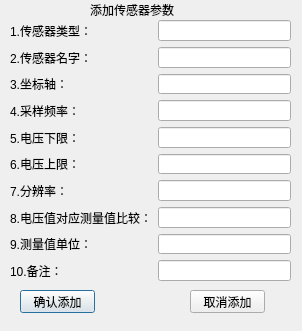
<?xml version="1.0" encoding="UTF-8"?>
<ui version="4.0">
 <class>insertSensor</class>
 <widget class="QDialog" name="insertSensor">
  <property name="geometry">
   <rect>
    <x>0</x>
    <y>0</y>
    <width>302</width>
    <height>331</height>
   </rect>
  </property>
  <property name="windowTitle">
   <string>Dialog</string>
  </property>
  <widget class="QLabel" name="label_11">
   <property name="geometry">
    <rect>
     <x>90</x>
     <y>0</y>
     <width>161</width>
     <height>20</height>
    </rect>
   </property>
   <property name="text">
    <string>添加传感器参数</string>
   </property>
  </widget>
  <widget class="QPushButton" name="pushButton">
   <property name="geometry">
    <rect>
     <x>20</x>
     <y>290</y>
     <width>75</width>
     <height>23</height>
    </rect>
   </property>
   <property name="text">
    <string>确认添加</string>
   </property>
  </widget>
  <widget class="QPushButton" name="pushButton_2">
   <property name="geometry">
    <rect>
     <x>190</x>
     <y>290</y>
     <width>75</width>
     <height>23</height>
    </rect>
   </property>
   <property name="text">
    <string>取消添加</string>
   </property>
  </widget>
  <widget class="QWidget" name="formLayoutWidget">
   <property name="geometry">
    <rect>
     <x>10</x>
     <y>20</y>
     <width>281</width>
     <height>261</height>
    </rect>
   </property>
   <layout class="QFormLayout" name="formLayout_2">
    <item row="0" column="0">
     <widget class="QLabel" name="label_12">
      <property name="text">
       <string>1.传感器类型：</string>
      </property>
     </widget>
    </item>
    <item row="0" column="1">
     <widget class="QLineEdit" name="lineEdit_11"/>
    </item>
    <item row="1" column="0">
     <widget class="QLabel" name="label_13">
      <property name="text">
       <string>2.传感器名字：</string>
      </property>
     </widget>
    </item>
    <item row="1" column="1">
     <widget class="QLineEdit" name="lineEdit_12"/>
    </item>
    <item row="2" column="0">
     <widget class="QLabel" name="label_14">
      <property name="text">
       <string>3.坐标轴：</string>
      </property>
     </widget>
    </item>
    <item row="2" column="1">
     <widget class="QLineEdit" name="lineEdit_13"/>
    </item>
    <item row="3" column="0">
     <widget class="QLabel" name="label_15">
      <property name="text">
       <string>4.采样频率：</string>
      </property>
     </widget>
    </item>
    <item row="3" column="1">
     <widget class="QLineEdit" name="lineEdit_14"/>
    </item>
    <item row="4" column="0">
     <widget class="QLabel" name="label_16">
      <property name="text">
       <string>5.电压下限：</string>
      </property>
     </widget>
    </item>
    <item row="4" column="1">
     <widget class="QLineEdit" name="lineEdit_15"/>
    </item>
    <item row="5" column="0">
     <widget class="QLabel" name="label_17">
      <property name="text">
       <string>6.电压上限：</string>
      </property>
     </widget>
    </item>
    <item row="5" column="1">
     <widget class="QLineEdit" name="lineEdit_16"/>
    </item>
    <item row="6" column="0">
     <widget class="QLabel" name="label_18">
      <property name="text">
       <string>7.分辨率：</string>
      </property>
     </widget>
    </item>
    <item row="6" column="1">
     <widget class="QLineEdit" name="lineEdit_17"/>
    </item>
    <item row="7" column="0">
     <widget class="QLabel" name="label_19">
      <property name="text">
       <string>8.电压值对应测量值比较：</string>
      </property>
     </widget>
    </item>
    <item row="7" column="1">
     <widget class="QLineEdit" name="lineEdit_18"/>
    </item>
    <item row="8" column="0">
     <widget class="QLabel" name="label_20">
      <property name="text">
       <string>9.测量值单位：</string>
      </property>
     </widget>
    </item>
    <item row="8" column="1">
     <widget class="QLineEdit" name="lineEdit_19"/>
    </item>
    <item row="9" column="0">
     <widget class="QLabel" name="label_21">
      <property name="text">
       <string>10.备注：</string>
      </property>
     </widget>
    </item>
    <item row="9" column="1">
     <widget class="QLineEdit" name="lineEdit_20"/>
    </item>
   </layout>
  </widget>
 </widget>
 <resources/>
 <connections/>
</ui>
